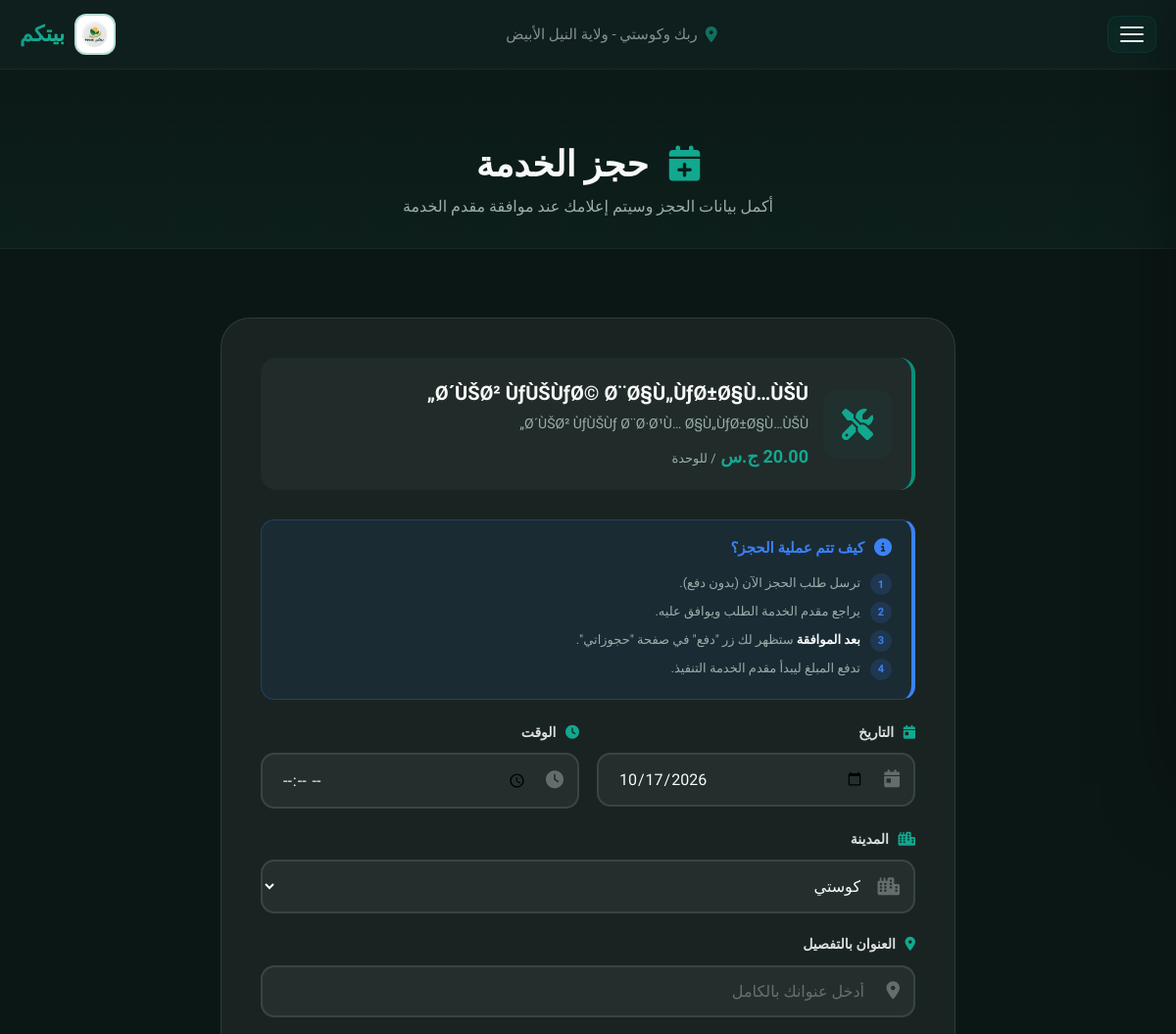
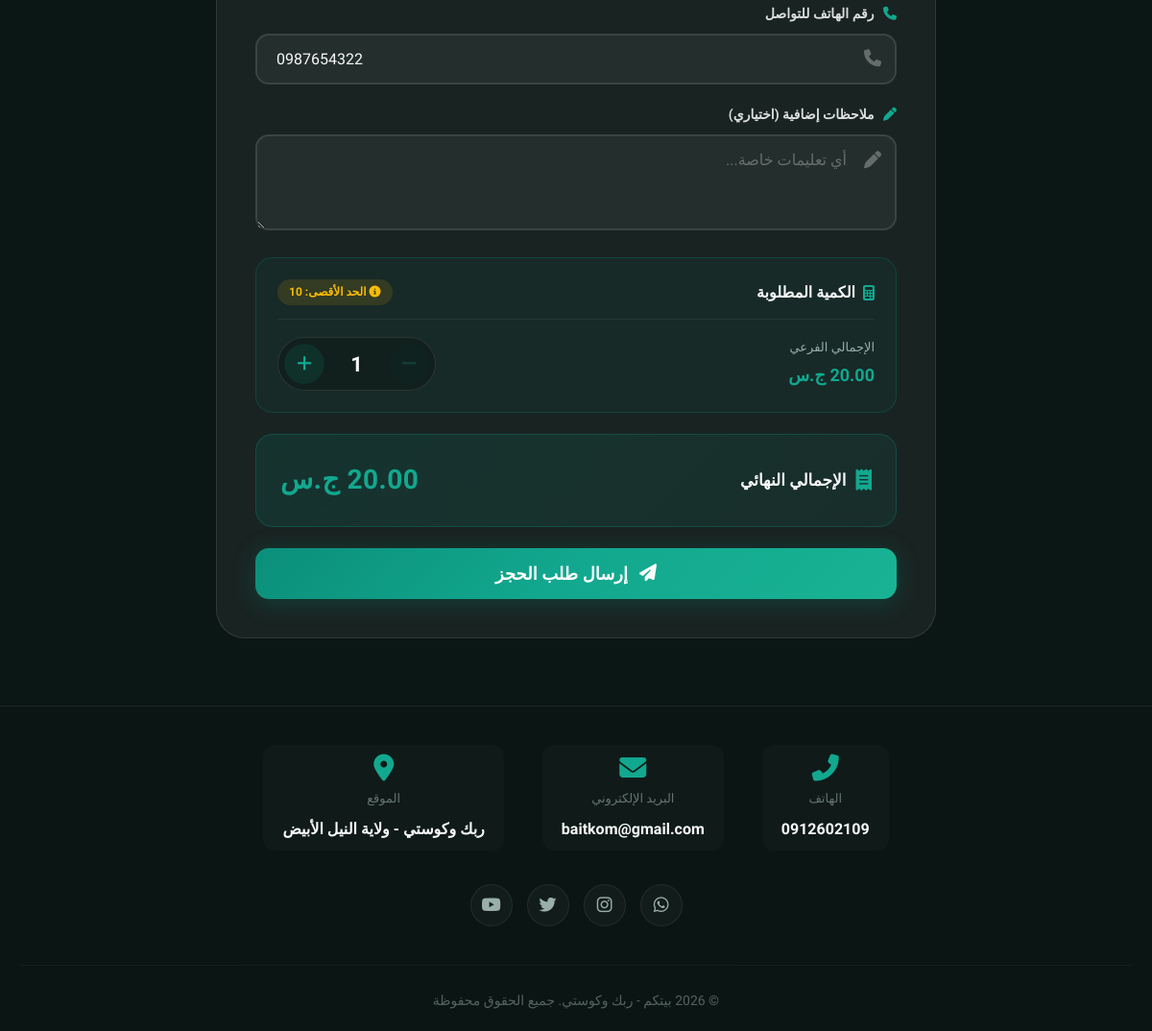
Screenshot of /book_service.php?id=7 (signed in) with the database file from the repository (2 pictures, top to bottom).
### tables this page shows
CREATE TABLE `services` (
  `id` int(11) NOT NULL auto_increment,
  `provider_id` int(11) NOT NULL,
  `name` varchar(100) NOT NULL,
  `description` text,
  `price` decimal(10,2) NOT NULL,
  `allow_quantity` tinyint(1) NOT NULL default '0',
  `max_quantity` int(11) default NULL,
  `category` varchar(50) default NULL,
  `icon` varchar(50) default 'fa-tools',
  `badge` varchar(50) default NULL,
  `image` varchar(255) default NULL,
  `status` enum('active','inactive') default 'active',
  `created_at` timestamp NOT NULL default CURRENT_TIMESTAMP,
  PRIMARY KEY  (`id`),
  KEY `provider_id` (`provider_id`)
);

CREATE TABLE `users` (
  `id` int(11) NOT NULL auto_increment,
  `name` varchar(100) NOT NULL,
  `username` varchar(50) NOT NULL,
  `email` varchar(100) NOT NULL,
  `phone` varchar(20) NOT NULL,
  `region` varchar(100) NOT NULL,
  `city` varchar(50) default NULL,
  `age` int(11) NOT NULL,
  `service_type` varchar(50) NOT NULL,
  `password` varchar(255) NOT NULL,
  `user_type` enum('admin','provider','receiver') default 'provider',
  `admin_role` enum('super_admin','main','providers','clients','reviews') default NULL,
  `manager_role` varchar(50) default NULL,
  `is_approved` enum('pending','approved','rejected') default 'pending',
  `profile_image` varchar(255) default NULL,
  `national_id_image` varchar(255) default NULL,
  `certificate_image` varchar(255) default NULL,
  `working_area` varchar(255) default NULL,
  `created_at` timestamp NOT NULL default CURRENT_TIMESTAMP,
  `is_banned` tinyint(1) NOT NULL default '0',
  `welcome_shown` tinyint(1) NOT NULL default '0',
  PRIMARY KEY  (`id`),
  UNIQUE KEY `username` (`username`),
  UNIQUE KEY `email` (`email`),
  KEY `idx_is_approved` (`is_approved`),
  KEY `idx_user_type` (`user_type`)
);

### book_service.php (the view, shortened to what this page needs)
<?php
require_once 'config.php';
$service_id = isset($_GET['id']) ? intval($_GET['id']) : 0;
$stmt = $pdo->prepare("SELECT * FROM services WHERE id = ? AND status = 'active'");
$stmt->execute(array($service_id));
$service = $stmt->fetch();
$stmt = $pdo->prepare("SELECT * FROM users WHERE id = ?");
$stmt->execute(array($_SESSION['user_id']));
$current_user = $stmt->fetch();
$success = '';
?>
<!DOCTYPE html>
<html lang="ar" dir="rtl">
<head>
    <link rel="stylesheet" href="https://cdnjs.cloudflare.com/ajax/libs/font-awesome/6.5.0/css/all.min.css">
    <link href="https://unpkg.com/aos@2.3.1/dist/aos.css" rel="stylesheet">
</head>
<body>
    <header id="mainHeader">
        <div class="container header-inner">
            <div class="logo">
                <img src="uploads/sh.png" alt="بيتكم">
                <span>بيتكم</span>
            </div>
            <div class="header-center">
                <i class="fas fa-map-marker-alt"></i>
                <span>ربك وكوستي - ولاية النيل الأبيض</span>
            </div>
            <button class="hamburger" id="hamburgerBtn"><span></span><span></span><span></span></button>
        </div>
    </header>
        <?php if (isLoggedIn()):
            $current_user = getCurrentUser();
        ?>
        <?php endif; ?>
    <div class="page-header">
        <div class="container">
            <h1 data-aos="fade-up"><i class="fas fa-calendar-plus"></i> حجز الخدمة</h1>
            <p data-aos="fade-up" data-aos-delay="100">أكمل بيانات الحجز وسيتم إعلامك عند موافقة مقدم الخدمة</p>
        </div>
    </div>
    <section>
        <div class="container">
            <div class="booking-container" data-aos="fade-up">
                <div class="service-info">
                    <div class="img-box">
                        <?php if ($service['image'] && file_exists($service['image'])): ?>
                            <img src="<?php echo htmlspecialchars($service['image']); ?>">
                        <?php else: ?>
                            <i class="fas <?php echo htmlspecialchars($service['icon']); ?>"></i>
                        <?php endif; ?>
                    </div>
                    <div class="info-body">
                        <h3><?php echo htmlspecialchars($service['name']); ?></h3>
                        <div class="desc"><?php echo htmlspecialchars($service['description']); ?></div>
                        <div class="price"><?php echo number_format($service['price'], 2); ?> ج.س <small>/ للوحدة</small></div>
                    </div>
                </div>
                <?php if (!empty($success)): ?>
                    <div class="msg-box success"><i class="fas fa-check-circle"></i> <?php echo $success; ?></div>
                    <div style="text-align:center; margin-top:20px;">
                        <a href="my_bookings.php" class="btn-primary">عرض حجوزاتي</a>
                    </div>
                <?php else: ?>
                    <form method="POST" id="bookingForm">
                        <div class="process-notice">
                            <div class="notice-header">
                                <i class="fas fa-info-circle"></i>
                                كيف تتم عملية الحجز؟
                            </div>
                            <ol class="notice-steps">
                                <li>ترسل طلب الحجز الآن (بدون دفع).</li>
                                <li>يراجع مقدم الخدمة الطلب ويوافق عليه.</li>
                                <li><strong>بعد الموافقة</strong> ستظهر لك زر "دفع" في صفحة "حجوزاتي".</li>
                                <li>تدفع المبلغ ليبدأ مقدم الخدمة التنفيذ.</li>
                            </ol>
                        </div>
                        <div class="grid-2">
                            <div class="form-group">
                                <label><i class="fas fa-calendar-day"></i> التاريخ</label>
                                <div class="input-wrapper">
                                    <input type="date" name="booking_date" min="<?php echo date('Y-m-d'); ?>" required>
                                    <i class="fas fa-calendar-day field-icon"></i>
                                </div>
                            </div>
                            <div class="form-group">
                                <label><i class="fas fa-clock"></i> الوقت</label>
                                <div class="input-wrapper">
                                    <input type="time" name="booking_time" required>
                                    <i class="fas fa-clock field-icon"></i>
                                </div>
                            </div>
                        </div>
                        <div class="form-group">
                            <label><i class="fas fa-city"></i> المدينة</label>
                            <div class="input-wrapper">
                                <select name="city" required>
                                    <?php echo renderCityOptions(isset($current_user['city']) ? $current_user['city'] : ''); ?>
                                </select>
                                <i class="fas fa-city field-icon"></i>
                            </div>
                        </div>
                        <div class="form-group">
                            <label><i class="fas fa-map-marker-alt"></i> العنوان بالتفصيل</label>
                            <div class="input-wrapper">
                                <input type="text" name="address" placeholder="أدخل عنوانك بالكامل" required>
                                <i class="fas fa-map-marker-alt field-icon"></i>
                            </div>
                        </div>
                        <div class="form-group">
                            <label><i class="fas fa-phone"></i> رقم الهاتف للتواصل</label>
                            <div class="input-wrapper">
                                <input type="tel" name="client_phone" value="<?php echo htmlspecialchars($current_user['phone']); ?>" placeholder="09xxxxxxxx" required>
                                <i class="fas fa-phone field-icon"></i>
                            </div>
                        </div>
                        <div class="form-group">
                            <label><i class="fas fa-pen"></i> ملاحظات إضافية (اختياري)</label>
                            <div class="input-wrapper">
                                <textarea name="notes" placeholder="أي تعليمات خاصة..."></textarea>
                                <i class="fas fa-pen field-icon"></i>
                            </div>
                        </div>
                        <?php if (!empty($service['allow_quantity']) && $service['allow_quantity'] == 1): ?>
                            <div class="quantity-box">
                                <div class="qty-title">
                                    <h4><i class="fas fa-calculator"></i> الكمية المطلوبة</h4>
                                    <?php if ($service['max_quantity']): ?>
                                        <span class="max-hint"><i class="fas fa-info-circle"></i> الحد الأقصى: <?php echo $service['max_quantity']; ?></span>
                                    <?php endif; ?>
                                </div>
                                <div class="qty-controls">
                                    <div class="qty-info">
                                        <div class="qty-label">الإجمالي الفرعي</div>
                                        <div class="qty-subtotal" id="qtySubtotal"><?php echo number_format($service['price'], 2); ?> ج.س</div>
                                    </div>
                                    <div class="qty-buttons">
                                        <button type="button" class="qty-btn" id="decreaseBtn" onclick="changeQuantity(-1)">
                                            <i class="fas fa-minus"></i>
                                        </button>
                                        <span class="qty-number" id="quantityValue">1</span>
                                        <button type="button" class="qty-btn" id="increaseBtn" onclick="changeQuantity(1)">
                                            <i class="fas fa-plus"></i>
                                        </button>
                                    </div>
                                </div>
                            </div>
                        <?php else: ?>
                            <input type="hidden" name="quantity" id="quantityInput" value="1">
                        <?php endif; ?>
                        <div class="total-box">
                            <div class="total-label">
                                <i class="fas fa-receipt"></i>
                                الإجمالي النهائي
                            </div>
                            <div class="total-value" id="totalPrice"><?php echo number_format($service['price'], 2); ?> ج.س</div>
                        </div>
                        <button type="submit" class="btn-register">
                            <i class="fas fa-paper-plane"></i> إرسال طلب الحجز
                        </button>
                    </form>
                <?php endif; ?>
            </div>
        </div>
    </section>
    <footer>
        <div class="container">
            <div class="footer-grid">
                <div class="contact-section">
                    <div class="contact-item">
                        <i class="fas fa-phone-alt"></i>
                        <span class="label">الهاتف</span>
                        <span class="value"><a href="tel:0912602109">0912602109</a></span>
                    </div>
                    <div class="contact-item">
                        <i class="fas fa-envelope"></i>
                        <span class="label">البريد الإلكتروني</span>
                        <span class="value"><a href="mailto:baitkom@gmail.com">baitkom@gmail.com</a></span>
                    </div>
                    <div class="contact-item">
                        <i class="fas fa-map-marker-alt"></i>
                        <span class="label">الموقع</span>
                        <span class="value">ربك وكوستي - ولاية النيل الأبيض</span>
                    </div>
                </div>
                <div class="social-icons">
                    <a href="#"><i class="fab fa-whatsapp"></i></a>
                    <a href="#"><i class="fab fa-instagram"></i></a>
                    <a href="#"><i class="fab fa-twitter"></i></a>
                    <a href="#"><i class="fab fa-youtube"></i></a>
                </div>
                <div class="copyright">© 2026 بيتكم - ربك وكوستي. جميع الحقوق محفوظة</div>
            </div>
        </div>
    </footer>
</body>
</html>

### rows the page displays
services: name "Ø´ÙŠØ² ÙƒÙŠÙƒØ© Ø¨Ø§Ù„ÙƒØ±Ø§Ù…ÙŠÙ„", description "Ø´ÙŠØ² ÙƒÙŠÙƒ Ø¨Ø·Ø¹Ù… Ø§Ù„ÙƒØ±Ø§Ù…ÙŠÙ„", price "20.00", max_quantity "10"
users: city "كوستي", client_phone "0987654322"
